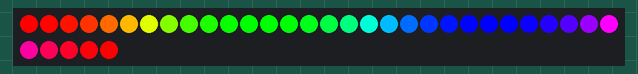
The sketch below on a simulated Arduino Uno, built with avr-gcc and run on an emulated ATmega328P. Shown: 35 RGB LEDs in strip order, left to right, continuing on the next row.

Above: at 0.11 s.
At 1.96 s:
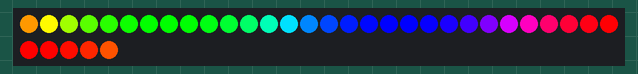
At 3.71 s:
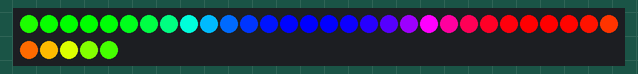
At 7.54 s:
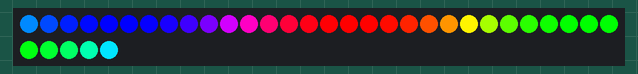
At 11.26 s:
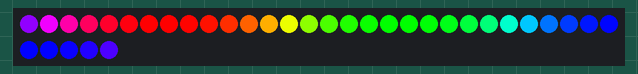
At 14.98 s:
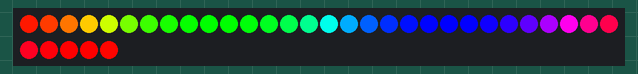

Measured:
- by itself, everything shown: repeats every 14.0 s, in 256 steps

The sketch:

sketch_may13b.ino
```cpp
#include <Adafruit_NeoPixel.h>

#define LED_COUNT 35
#define LED_PIN    PIN_NEOPIXEL

Adafruit_NeoPixel strip(LED_COUNT, 6, NEO_GRB + NEO_KHZ800);

void setup() {
  strip.begin();
  strip.show();
  strip.setBrightness(255
  );
}


void loop() {
  rainbow(10);
}

void rainbow(int wait) {
  for(long firstPixelHue = 0; firstPixelHue < 5*65536; firstPixelHue += 256) {
    for(int i=0; i<strip.numPixels(); i++) {
      int pixelHue = firstPixelHue + (i * 65536L / strip.numPixels());
      strip.setPixelColor(i, strip.gamma32(strip.ColorHSV(pixelHue)));
    }
    strip.show();
    delay(wait);
  }
}
```
